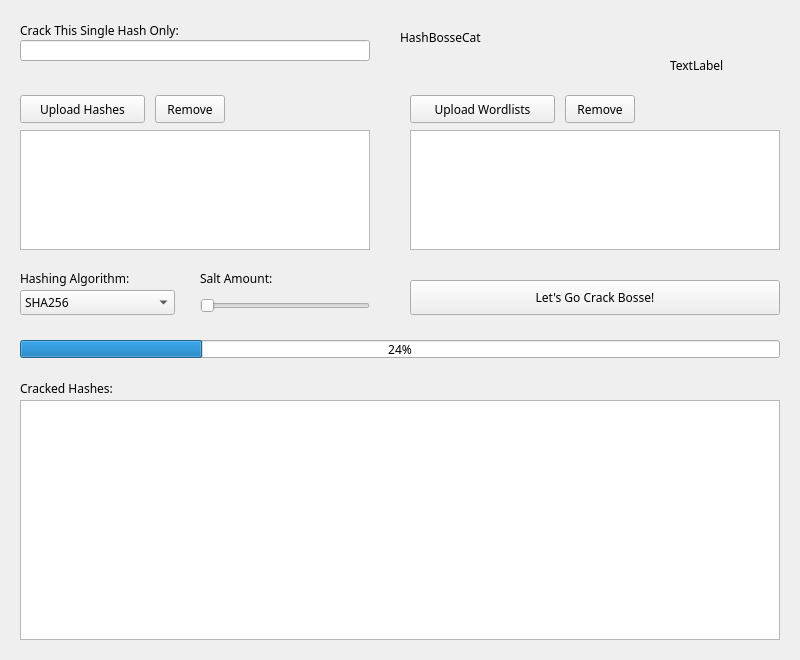
<?xml version="1.0" encoding="UTF-8"?>
<ui version="4.0">
 <class>MainWindow</class>
 <widget class="QMainWindow" name="MainWindow">
  <property name="geometry">
   <rect>
    <x>0</x>
    <y>0</y>
    <width>800</width>
    <height>660</height>
   </rect>
  </property>
  <property name="font">
   <font>
    <family>Menlo</family>
   </font>
  </property>
  <property name="windowTitle">
   <string>HashBosseCat</string>
  </property>
  <property name="windowIcon">
   <iconset theme="accessories-calculator"/>
  </property>
  <property name="autoFillBackground">
   <bool>true</bool>
  </property>
  <widget class="QWidget" name="centralwidget">
   <widget class="QPushButton" name="Button_UploadWordlist">
    <property name="geometry">
     <rect>
      <x>410</x>
      <y>95</y>
      <width>145</width>
      <height>28</height>
     </rect>
    </property>
    <property name="text">
     <string>Upload Wordlists</string>
    </property>
   </widget>
   <widget class="QPushButton" name="Button_RemoveWordlist">
    <property name="geometry">
     <rect>
      <x>565</x>
      <y>95</y>
      <width>70</width>
      <height>28</height>
     </rect>
    </property>
    <property name="text">
     <string>Remove</string>
    </property>
   </widget>
   <widget class="QListWidget" name="list_UploadedWordlists">
    <property name="geometry">
     <rect>
      <x>410</x>
      <y>130</y>
      <width>370</width>
      <height>120</height>
     </rect>
    </property>
   </widget>
   <widget class="QPushButton" name="Button_UploadHashes">
    <property name="geometry">
     <rect>
      <x>20</x>
      <y>95</y>
      <width>125</width>
      <height>28</height>
     </rect>
    </property>
    <property name="text">
     <string>Upload Hashes</string>
    </property>
   </widget>
   <widget class="QPushButton" name="Button_RemoveHashes">
    <property name="geometry">
     <rect>
      <x>155</x>
      <y>95</y>
      <width>70</width>
      <height>28</height>
     </rect>
    </property>
    <property name="text">
     <string>Remove</string>
    </property>
   </widget>
   <widget class="QListWidget" name="list_UploadedHashlists">
    <property name="geometry">
     <rect>
      <x>20</x>
      <y>130</y>
      <width>350</width>
      <height>120</height>
     </rect>
    </property>
   </widget>
   <widget class="QLineEdit" name="Input_SingleHash">
    <property name="geometry">
     <rect>
      <x>20</x>
      <y>40</y>
      <width>350</width>
      <height>21</height>
     </rect>
    </property>
    <property name="text">
     <string/>
    </property>
   </widget>
   <widget class="QLabel" name="label_CrackSingleHash">
    <property name="geometry">
     <rect>
      <x>20</x>
      <y>20</y>
      <width>340</width>
      <height>20</height>
     </rect>
    </property>
    <property name="text">
     <string>Crack This Single Hash Only:</string>
    </property>
   </widget>
   <widget class="QPushButton" name="Button_CrackHashes">
    <property name="geometry">
     <rect>
      <x>410</x>
      <y>280</y>
      <width>370</width>
      <height>35</height>
     </rect>
    </property>
    <property name="text">
     <string>Let's Go Crack Bosse!</string>
    </property>
   </widget>
   <widget class="QProgressBar" name="progressBar_CrackProgess">
    <property name="geometry">
     <rect>
      <x>20</x>
      <y>340</y>
      <width>760</width>
      <height>18</height>
     </rect>
    </property>
    <property name="value">
     <number>24</number>
    </property>
   </widget>
   <widget class="QLabel" name="label_HashAlgo">
    <property name="geometry">
     <rect>
      <x>20</x>
      <y>270</y>
      <width>161</width>
      <height>16</height>
     </rect>
    </property>
    <property name="text">
     <string>Hashing Algorithm:</string>
    </property>
   </widget>
   <widget class="QComboBox" name="comboBox_SelectHashAlgo">
    <property name="geometry">
     <rect>
      <x>20</x>
      <y>290</y>
      <width>155</width>
      <height>25</height>
     </rect>
    </property>
    <item>
     <property name="text">
      <string>SHA256</string>
     </property>
    </item>
    <item>
     <property name="text">
      <string>SHA1</string>
     </property>
    </item>
    <item>
     <property name="text">
      <string>MD5</string>
     </property>
    </item>
   </widget>
   <widget class="QLabel" name="label_SaltAmount">
    <property name="geometry">
     <rect>
      <x>200</x>
      <y>270</y>
      <width>170</width>
      <height>16</height>
     </rect>
    </property>
    <property name="text">
     <string>Salt Amount:</string>
    </property>
   </widget>
   <widget class="QSlider" name="Slider_SelectSaltAmount">
    <property name="geometry">
     <rect>
      <x>200</x>
      <y>290</y>
      <width>170</width>
      <height>31</height>
     </rect>
    </property>
    <property name="orientation">
     <enum>Qt::Horizontal</enum>
    </property>
   </widget>
   <widget class="QListWidget" name="list_crackedHashes">
    <property name="geometry">
     <rect>
      <x>20</x>
      <y>400</y>
      <width>760</width>
      <height>240</height>
     </rect>
    </property>
   </widget>
   <widget class="QLabel" name="divider_Horizontal">
    <property name="geometry">
     <rect>
      <x>20</x>
      <y>380</y>
      <width>161</width>
      <height>16</height>
     </rect>
    </property>
    <property name="text">
     <string>Cracked Hashes:</string>
    </property>
   </widget>
   <widget class="QLabel" name="logoText">
    <property name="geometry">
     <rect>
      <x>400</x>
      <y>10</y>
      <width>260</width>
      <height>54</height>
     </rect>
    </property>
    <property name="text">
     <string>HashBosseCat</string>
    </property>
   </widget>
   <widget class="QLabel" name="logoType">
    <property name="geometry">
     <rect>
      <x>670</x>
      <y>10</y>
      <width>110</width>
      <height>110</height>
     </rect>
    </property>
    <property name="text">
     <string>TextLabel</string>
    </property>
   </widget>
  </widget>
 </widget>
 <resources/>
 <connections/>
</ui>
